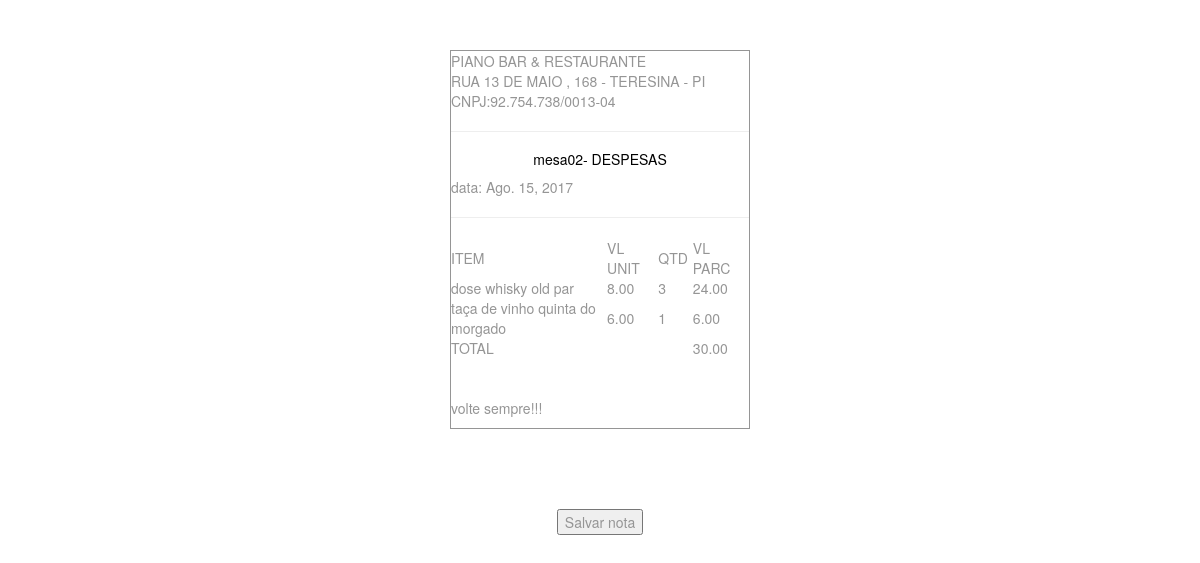
Page /mesa/55/f/ (signed in) on the committed database.
### consumo/models.py (models this page shows, shortened)
class Mesa(models.Model):
    usuario = models.ForeignKey(User,on_delete=models.CASCADE)
    nome = models.CharField(max_length=50)
    status=models.CharField(max_length=10,default="livre")
    def Conta(self):
        conta,res = Conta.objects.get_or_create(mesa=self,status='aberta')
        return conta

class Conta(models.Model):
    mesa=models.ForeignKey(Mesa,
                                on_delete=models.CASCADE)
    data = models.DateField(default=datetime.date.today())
    valor_total=models.DecimalField(max_digits=9,decimal_places=2,default=0.00)
    status=models.CharField(max_length=10,default="aberta")
    def desocuparMesa(self):
        if self.mesa.status=='ocupada':
            self.mesa.status='livre'
            self.mesa.save()
    def finalizarConta(self):
        self.status='encerrada'
        self.save()
        self.desocuparMesa()
        return self.valor_total

class ItemConta(models.Model):
    conta=models.ForeignKey(Conta,
                                on_delete=models.CASCADE,
                                related_name="contas")
    tipo_produto = models.ForeignKey(TipoProduto,
                                on_delete=models.CASCADE,
                                related_name="tipos_produtos")
    quantidade = models.IntegerField(default=0)
    parcial = models.DecimalField(max_digits=9,decimal_places=2,default=0.0)

class TipoProduto(models.Model):
    nome = models.CharField(max_length=50)
    descricao = models.CharField(max_length=200)
    valor = models.DecimalField(max_digits=9,decimal_places=2)
    produto = models.ForeignKey(Produto,on_delete=models.CASCADE,
                                )

### consumo/views.py (the view)
# urls.py: url(r'^mesa/(?P<mesa_id>\d+)/f/$',views.finalizarConta, name='finalizar'),
@login_required
def finalizarConta(request,mesa_id):
    template='nota.html'
    mesa = Mesa.objects.get(id=mesa_id)
    conta=mesa.Conta()
    ic = ItemConta.objects.filter(conta=conta)
    if ic != None:
        conta.finalizarConta()
        return render(request,template,{
        'iconta':ic,
        'conta':conta,
        'mesa':mesa
             })
    return redirect('index')

### consumo/templates/nota.html (shortened to what this page needs)
{% load staticfiles %}
<!DOCTYPE html>
<html lang="pt-br">
<head>
    <link href="{% static "css/bootstrap.min.css" %}" rel="stylesheet">
    <link href="{% static "css/custom.css" %}" rel="stylesheet">
</head>
<body>
  <div  class="container">
  	<div id="gerapdf" class="notacompra">
  		<p>
  			<span class="estabelecimento">PIANO BAR & RESTAURANTE</span><br>
  			<span class="endereço">RUA 13 DE MAIO , 168 - TERESINA - PI</span><br>
  			<span class="cnpj">CNPJ:92.754.738/0013-04</span><br>
  			<hr>
  			<h5 class="titulomesa">{{mesa.nome}}- DESPESAS</h5>
  			data: {{conta.data}}
  			<table>
  				<tr><td>ITEM</td><td>VL UNIT</td><td>QTD</td><td>VL PARC</td></tr>
  				{% for itc in iconta %}
  				<tr><td>{{itc.tipo_produto.nome}}</td><td>{{itc.tipo_produto.valor}}</td><td>{{itc.quantidade}}</td><td>{{itc.parcial}}</td></tr>
  				{% endfor %}
  				<hr>
  				<tr><td>TOTAL</td><td></td><td></td><td>{{conta.valor_total}}</td></tr>
  			</table><br><br>
  			<p>volte sempre!!!</p>
  		</p>
  	</div>
  </div>
  <div class="container">
  	<br><br><br><br>
  	<div id="conteiner_botao"><button id="btnpdf">Salvar nota</button></div>
  </div>
</body>
</html>

### consumo/static/css/custom.css (style rules this page uses)
body { padding-top: 50px; color: #959595; }
h1, h2, h3, h4, h5, h6 { color: black; }
.notacompra { margin:0 auto; border: 1px solid; width:300px; }
.notacompra td { padding-right:5px; }
#conteiner_botao { margin:0 auto; width:300px; text-align:center; }
#gerapdf { background-color:#FFFFFF; }
.titulomesa { text-align:center; }

### rows in the picture
Mesa: nome "mesa02"
Conta: data "Ago. 15, 2017", valor_total "30.00"
ItemConta: tipo_produto.nome "dose whisky old par", tipo_produto.valor "8.00", quantidade "3", parcial "24.00"
ItemConta: tipo_produto.nome "taça de vinho quinta do morgado", tipo_produto.valor "6.00", quantidade "1", parcial "6.00"
